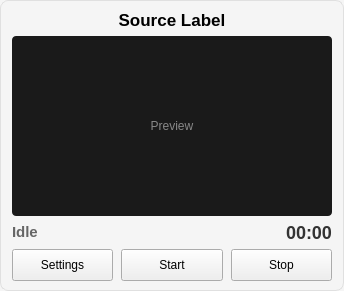
<?xml version="1.0" encoding="UTF-8"?>
<ui version="4.0">
 <class>SourceTile</class>
 <widget class="QWidget" name="SourceTile">
  <property name="styleSheet"><string notr="true">QWidget#SourceTile {
    background-color: #f5f5f5;
    border-radius: 8px;
    border: 1px solid #e0e0e0;
}
QLabel#previewLabel {
    background-color: #1a1a1a;
    border-radius: 4px;
    color: #888;
}
QLabel#statusLabel {
    color: #666;
    font-weight: 500;
}
QLabel#timerLabel {
    color: #333;
    font-size: 18px;
    font-weight: 600;
}</string></property>
  <layout class="QVBoxLayout" name="verticalLayout">
   <property name="spacing"><number>6</number></property>
   <property name="leftMargin"><number>12</number></property>
   <property name="topMargin"><number>10</number></property>
   <property name="rightMargin"><number>12</number></property>
   <property name="bottomMargin"><number>10</number></property>
   <item>
    <widget class="QLabel" name="sourceLabel">
     <property name="font">
      <font>
       <pointsize>13</pointsize>
       <weight>600</weight>
      </font>
     </property>
     <property name="text"><string>Source Label</string></property>
     <property name="alignment"><set>Qt::AlignCenter</set></property>
     <property name="sizePolicy">
      <sizepolicy hsizetype="Preferred" vsizetype="Fixed">
       <horstretch>0</horstretch>
       <verstretch>0</verstretch>
      </sizepolicy>
     </property>
    </widget>
   </item>
   <item>
    <widget class="QLabel" name="previewLabel">
     <property name="minimumSize">
      <size><width>320</width><height>180</height></size>
     </property>
     <property name="frameShape"><enum>QFrame::Box</enum></property>
     <property name="alignment"><set>Qt::AlignCenter</set></property>
     <property name="text"><string>Preview</string></property>
     <property name="scaledContents"><bool>false</bool></property>
     <property name="sizePolicy">
      <sizepolicy hsizetype="Expanding" vsizetype="Expanding">
       <horstretch>0</horstretch>
       <verstretch>0</verstretch>
      </sizepolicy>
     </property>
    </widget>
   </item>
   <item>
    <layout class="QHBoxLayout" name="statusLayout">
     <property name="spacing"><number>8</number></property>
     <item>
      <widget class="QLabel" name="statusLabel">
       <property name="text"><string>Idle</string></property>
       <property name="font">
        <font>
         <pointsize>11</pointsize>
        </font>
       </property>
       <property name="sizePolicy">
        <sizepolicy hsizetype="Preferred" vsizetype="Fixed">
         <horstretch>0</horstretch>
         <verstretch>0</verstretch>
        </sizepolicy>
       </property>
      </widget>
     </item>
     <item>
      <spacer name="horizontalSpacer">
       <property name="orientation"><enum>Qt::Horizontal</enum></property>
       <property name="sizeHint"><size><width>40</width><height>20</height></size></property>
      </spacer>
     </item>
     <item>
      <widget class="QLabel" name="timerLabel">
       <property name="text"><string>00:00</string></property>
       <property name="font">
        <font>
         <pointsize>16</pointsize>
         <weight>600</weight>
        </font>
       </property>
       <property name="sizePolicy">
        <sizepolicy hsizetype="Preferred" vsizetype="Fixed">
         <horstretch>0</horstretch>
         <verstretch>0</verstretch>
        </sizepolicy>
       </property>
      </widget>
     </item>
    </layout>
   </item>
   <item>
    <layout class="QHBoxLayout" name="buttonLayout">
     <property name="spacing"><number>8</number></property>
     <item>
      <widget class="QPushButton" name="settingsButton">
       <property name="text"><string>Settings</string></property>
       <property name="minimumSize"><size><width>0</width><height>32</height></size></property>
      </widget>
     </item>
     <item>
      <widget class="QPushButton" name="startButton">
       <property name="text"><string>Start</string></property>
       <property name="minimumSize"><size><width>0</width><height>32</height></size></property>
      </widget>
     </item>
     <item>
      <widget class="QPushButton" name="stopButton">
       <property name="text"><string>Stop</string></property>
       <property name="minimumSize"><size><width>0</width><height>32</height></size></property>
      </widget>
     </item>
    </layout>
   </item>
  </layout>
 </widget>
 <resources/>
 <connections/>
</ui>
